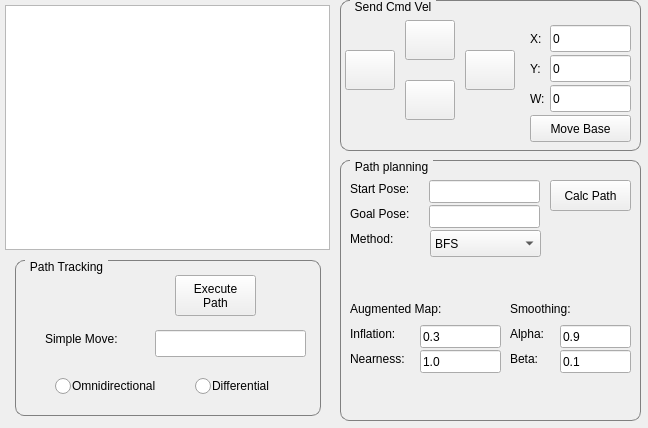
<?xml version="1.0" encoding="UTF-8"?>
<ui version="4.0">
 <class>MainWindow</class>
 <widget class="QMainWindow" name="MainWindow">
  <property name="geometry">
   <rect>
    <x>0</x>
    <y>0</y>
    <width>648</width>
    <height>428</height>
   </rect>
  </property>
  <property name="windowTitle">
   <string>JUSTINA GUI - By Marcosoft</string>
  </property>
  <property name="styleSheet">
   <string notr="true">QGroupBox {
    border: 1px solid gray;
    border-radius: 9px;
    margin-top: 0.5em;
}

QGroupBox::title {
    subcontrol-origin: margin;
    left: 10px;
    padding: 0 3px 0 3px;
}

QRadioButton{
	spacing: 1px;
}
QRadioButton::indicator{
	width: 16px;
	height: 16px;
}</string>
  </property>
  <widget class="QWidget" name="centralWidget">
   <widget class="QGraphicsView" name="graphicsViewCamera">
    <property name="geometry">
     <rect>
      <x>5</x>
      <y>5</y>
      <width>325</width>
      <height>245</height>
     </rect>
    </property>
   </widget>
   <widget class="QGroupBox" name="gbNavig">
    <property name="geometry">
     <rect>
      <x>340</x>
      <y>160</y>
      <width>301</width>
      <height>261</height>
     </rect>
    </property>
    <property name="styleSheet">
     <string notr="true"/>
    </property>
    <property name="title">
     <string>Path planning</string>
    </property>
    <widget class="QLineEdit" name="navTxtStartPose">
     <property name="geometry">
      <rect>
       <x>89</x>
       <y>20</y>
       <width>111</width>
       <height>23</height>
      </rect>
     </property>
    </widget>
    <widget class="QLineEdit" name="navTxtGoalPose">
     <property name="geometry">
      <rect>
       <x>89</x>
       <y>45</y>
       <width>111</width>
       <height>23</height>
      </rect>
     </property>
    </widget>
    <widget class="QLabel" name="navLblStartPose">
     <property name="geometry">
      <rect>
       <x>10</x>
       <y>20</y>
       <width>81</width>
       <height>17</height>
      </rect>
     </property>
     <property name="text">
      <string>Start Pose:</string>
     </property>
    </widget>
    <widget class="QPushButton" name="navBtnCalcPath">
     <property name="geometry">
      <rect>
       <x>210</x>
       <y>20</y>
       <width>81</width>
       <height>31</height>
      </rect>
     </property>
     <property name="text">
      <string>Calc Path</string>
     </property>
    </widget>
    <widget class="QLabel" name="navLblGoalPose">
     <property name="geometry">
      <rect>
       <x>10</x>
       <y>45</y>
       <width>81</width>
       <height>17</height>
      </rect>
     </property>
     <property name="text">
      <string>Goal Pose:</string>
     </property>
    </widget>
    <widget class="QComboBox" name="navCmbMethod">
     <property name="geometry">
      <rect>
       <x>90</x>
       <y>70</y>
       <width>111</width>
       <height>27</height>
      </rect>
     </property>
     <item>
      <property name="text">
       <string>BFS</string>
      </property>
     </item>
     <item>
      <property name="text">
       <string>DFS</string>
      </property>
     </item>
     <item>
      <property name="text">
       <string>Dijkstra</string>
      </property>
     </item>
     <item>
      <property name="text">
       <string>A*</string>
      </property>
     </item>
    </widget>
    <widget class="QLabel" name="navLblGoalPose_2">
     <property name="geometry">
      <rect>
       <x>10</x>
       <y>70</y>
       <width>81</width>
       <height>17</height>
      </rect>
     </property>
     <property name="text">
      <string>Method:</string>
     </property>
    </widget>
    <widget class="QLabel" name="navLblSmoothing">
     <property name="geometry">
      <rect>
       <x>170</x>
       <y>140</y>
       <width>81</width>
       <height>17</height>
      </rect>
     </property>
     <property name="text">
      <string>Smoothing:</string>
     </property>
    </widget>
    <widget class="QLabel" name="navLblNearness">
     <property name="geometry">
      <rect>
       <x>10</x>
       <y>190</y>
       <width>81</width>
       <height>17</height>
      </rect>
     </property>
     <property name="text">
      <string>Nearness:</string>
     </property>
    </widget>
    <widget class="QLineEdit" name="navTxtNearness">
     <property name="geometry">
      <rect>
       <x>80</x>
       <y>190</y>
       <width>81</width>
       <height>23</height>
      </rect>
     </property>
     <property name="text">
      <string>1.0</string>
     </property>
    </widget>
    <widget class="QLabel" name="navLblInflate">
     <property name="geometry">
      <rect>
       <x>10</x>
       <y>165</y>
       <width>71</width>
       <height>17</height>
      </rect>
     </property>
     <property name="text">
      <string>Inflation:</string>
     </property>
    </widget>
    <widget class="QLineEdit" name="navTxtInflation">
     <property name="geometry">
      <rect>
       <x>80</x>
       <y>165</y>
       <width>81</width>
       <height>23</height>
      </rect>
     </property>
     <property name="text">
      <string>0.3</string>
     </property>
    </widget>
    <widget class="QLabel" name="navLblSmoothAlpha">
     <property name="geometry">
      <rect>
       <x>170</x>
       <y>165</y>
       <width>51</width>
       <height>17</height>
      </rect>
     </property>
     <property name="text">
      <string>Alpha:</string>
     </property>
    </widget>
    <widget class="QLineEdit" name="navTxtSmoothAlpha">
     <property name="geometry">
      <rect>
       <x>220</x>
       <y>165</y>
       <width>71</width>
       <height>23</height>
      </rect>
     </property>
     <property name="text">
      <string>0.9</string>
     </property>
    </widget>
    <widget class="QLineEdit" name="navTxtSmoothBeta">
     <property name="geometry">
      <rect>
       <x>220</x>
       <y>190</y>
       <width>71</width>
       <height>23</height>
      </rect>
     </property>
     <property name="text">
      <string>0.1</string>
     </property>
    </widget>
    <widget class="QLabel" name="navLblSmoothBeta">
     <property name="geometry">
      <rect>
       <x>170</x>
       <y>190</y>
       <width>51</width>
       <height>17</height>
      </rect>
     </property>
     <property name="text">
      <string>Beta:</string>
     </property>
    </widget>
    <widget class="QLabel" name="navLblRadius">
     <property name="geometry">
      <rect>
       <x>10</x>
       <y>140</y>
       <width>121</width>
       <height>17</height>
      </rect>
     </property>
     <property name="text">
      <string>Augmented Map:</string>
     </property>
    </widget>
   </widget>
   <widget class="QGroupBox" name="groupBox">
    <property name="geometry">
     <rect>
      <x>340</x>
      <y>0</y>
      <width>301</width>
      <height>151</height>
     </rect>
    </property>
    <property name="title">
     <string>Send Cmd Vel</string>
    </property>
    <widget class="QPushButton" name="btnCmdVel">
     <property name="geometry">
      <rect>
       <x>190</x>
       <y>115</y>
       <width>101</width>
       <height>27</height>
      </rect>
     </property>
     <property name="text">
      <string>Move Base</string>
     </property>
    </widget>
    <widget class="QLineEdit" name="txtLinearY">
     <property name="geometry">
      <rect>
       <x>210</x>
       <y>55</y>
       <width>81</width>
       <height>27</height>
      </rect>
     </property>
     <property name="text">
      <string>0</string>
     </property>
    </widget>
    <widget class="QPushButton" name="btnBwd">
     <property name="geometry">
      <rect>
       <x>65</x>
       <y>80</y>
       <width>50</width>
       <height>40</height>
      </rect>
     </property>
     <property name="text">
      <string/>
     </property>
     <property name="iconSize">
      <size>
       <width>32</width>
       <height>32</height>
      </size>
     </property>
    </widget>
    <widget class="QPushButton" name="btnLeft">
     <property name="geometry">
      <rect>
       <x>5</x>
       <y>50</y>
       <width>50</width>
       <height>40</height>
      </rect>
     </property>
     <property name="text">
      <string/>
     </property>
     <property name="iconSize">
      <size>
       <width>32</width>
       <height>32</height>
      </size>
     </property>
    </widget>
    <widget class="QPushButton" name="btnRight">
     <property name="geometry">
      <rect>
       <x>125</x>
       <y>50</y>
       <width>50</width>
       <height>40</height>
      </rect>
     </property>
     <property name="text">
      <string/>
     </property>
     <property name="iconSize">
      <size>
       <width>32</width>
       <height>32</height>
      </size>
     </property>
    </widget>
    <widget class="QPushButton" name="btnFwd">
     <property name="geometry">
      <rect>
       <x>65</x>
       <y>20</y>
       <width>50</width>
       <height>40</height>
      </rect>
     </property>
     <property name="text">
      <string/>
     </property>
     <property name="iconSize">
      <size>
       <width>32</width>
       <height>32</height>
      </size>
     </property>
    </widget>
    <widget class="QLineEdit" name="txtLinearX">
     <property name="geometry">
      <rect>
       <x>210</x>
       <y>25</y>
       <width>81</width>
       <height>27</height>
      </rect>
     </property>
     <property name="text">
      <string>0</string>
     </property>
    </widget>
    <widget class="QLabel" name="label">
     <property name="geometry">
      <rect>
       <x>190</x>
       <y>30</y>
       <width>16</width>
       <height>17</height>
      </rect>
     </property>
     <property name="text">
      <string>X:</string>
     </property>
    </widget>
    <widget class="QLabel" name="label_3">
     <property name="geometry">
      <rect>
       <x>190</x>
       <y>90</y>
       <width>16</width>
       <height>17</height>
      </rect>
     </property>
     <property name="text">
      <string>W:</string>
     </property>
    </widget>
    <widget class="QLineEdit" name="txtAngular">
     <property name="geometry">
      <rect>
       <x>210</x>
       <y>85</y>
       <width>81</width>
       <height>27</height>
      </rect>
     </property>
     <property name="text">
      <string>0</string>
     </property>
    </widget>
    <widget class="QLabel" name="label_2">
     <property name="geometry">
      <rect>
       <x>190</x>
       <y>60</y>
       <width>16</width>
       <height>17</height>
      </rect>
     </property>
     <property name="text">
      <string>Y:</string>
     </property>
    </widget>
   </widget>
   <widget class="QGroupBox" name="groupBox_2">
    <property name="geometry">
     <rect>
      <x>15</x>
      <y>260</y>
      <width>306</width>
      <height>156</height>
     </rect>
    </property>
    <property name="title">
     <string>Path Tracking</string>
    </property>
    <widget class="QRadioButton" name="navRbDifferential">
     <property name="geometry">
      <rect>
       <x>180</x>
       <y>115</y>
       <width>117</width>
       <height>22</height>
      </rect>
     </property>
     <property name="text">
      <string>Differential</string>
     </property>
    </widget>
    <widget class="QRadioButton" name="navRbOmnidirectional">
     <property name="geometry">
      <rect>
       <x>40</x>
       <y>115</y>
       <width>131</width>
       <height>22</height>
      </rect>
     </property>
     <property name="text">
      <string>Omnidirectional</string>
     </property>
    </widget>
    <widget class="QPushButton" name="navBtnExecPath">
     <property name="geometry">
      <rect>
       <x>160</x>
       <y>15</y>
       <width>81</width>
       <height>41</height>
      </rect>
     </property>
     <property name="text">
      <string>Execute
Path</string>
     </property>
    </widget>
    <widget class="QLineEdit" name="navTxtMove">
     <property name="geometry">
      <rect>
       <x>140</x>
       <y>70</y>
       <width>151</width>
       <height>27</height>
      </rect>
     </property>
    </widget>
    <widget class="QLabel" name="navLblMove">
     <property name="geometry">
      <rect>
       <x>30</x>
       <y>70</y>
       <width>101</width>
       <height>17</height>
      </rect>
     </property>
     <property name="text">
      <string>Simple Move:</string>
     </property>
    </widget>
   </widget>
  </widget>
 </widget>
 <layoutdefault spacing="6" margin="11"/>
 <resources/>
 <connections/>
</ui>
